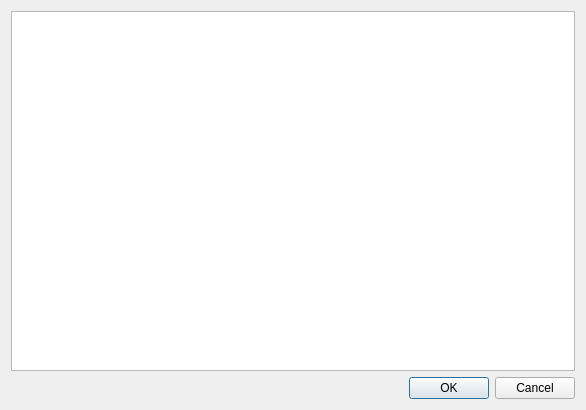
<?xml version="1.0" encoding="UTF-8"?>
<ui version="4.0">
 <class>Vowels</class>
 <widget class="QDialog" name="Vowels">
  <property name="geometry">
   <rect>
    <x>0</x>
    <y>0</y>
    <width>586</width>
    <height>410</height>
   </rect>
  </property>
  <property name="windowTitle">
   <string>Vowels</string>
  </property>
  <layout class="QVBoxLayout" name="verticalLayout">
   <item>
    <layout class="QGridLayout" name="gridLayout"/>
   </item>
   <item>
    <widget class="QListWidget" name="resultList"/>
   </item>
   <item>
    <widget class="QDialogButtonBox" name="buttonBox">
     <property name="orientation">
      <enum>Qt::Horizontal</enum>
     </property>
     <property name="standardButtons">
      <set>QDialogButtonBox::Cancel|QDialogButtonBox::Ok</set>
     </property>
    </widget>
   </item>
  </layout>
 </widget>
 <resources/>
 <connections>
  <connection>
   <sender>buttonBox</sender>
   <signal>accepted()</signal>
   <receiver>Vowels</receiver>
   <slot>accept()</slot>
   <hints>
    <hint type="sourcelabel">
     <x>248</x>
     <y>254</y>
    </hint>
    <hint type="destinationlabel">
     <x>157</x>
     <y>274</y>
    </hint>
   </hints>
  </connection>
  <connection>
   <sender>buttonBox</sender>
   <signal>rejected()</signal>
   <receiver>Vowels</receiver>
   <slot>reject()</slot>
   <hints>
    <hint type="sourcelabel">
     <x>316</x>
     <y>260</y>
    </hint>
    <hint type="destinationlabel">
     <x>286</x>
     <y>274</y>
    </hint>
   </hints>
  </connection>
 </connections>
</ui>
